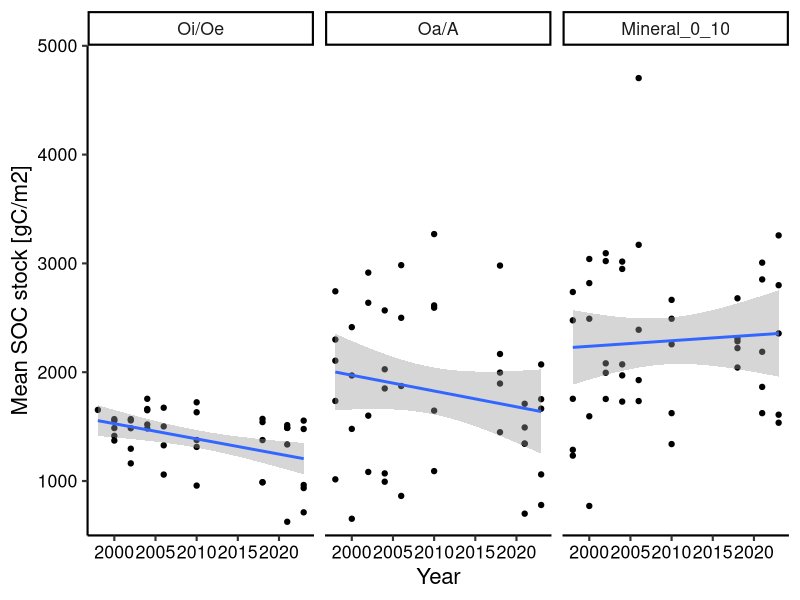
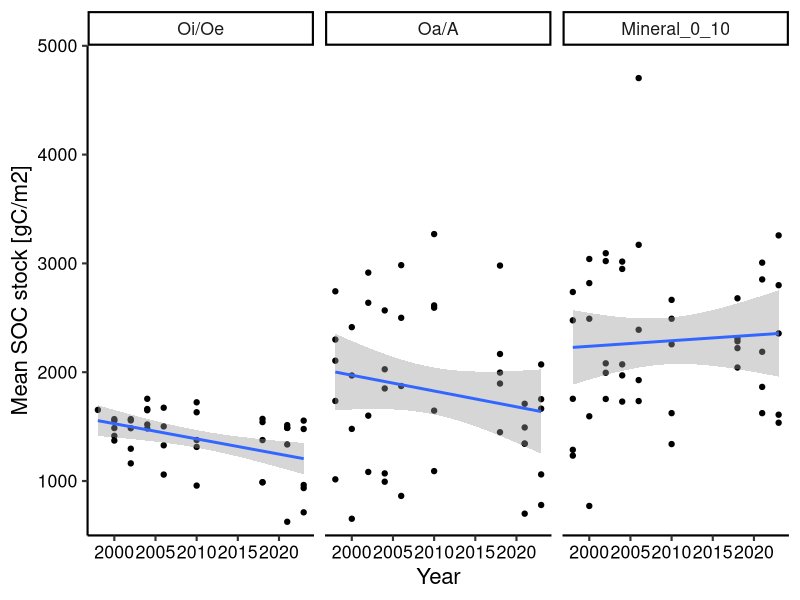

The R source for these figures, in order:
## Hubbard Brook archived soil samples project ##
## SOC stocks ##
## Sophie von Fromm ##
## 2024-11-15 ##

library(tidyverse)

HBEF_data <- read_csv("./Data/HBEF_data_all_2024-11-07.csv") 

head(HBEF_data)

HBEF_data$Horizon <- factor(HBEF_data$Horizon,
                            levels = c("Oi/Oe", "Oa/A", "Mineral_0_10"),
                            ordered = TRUE)

LitterData <- read_csv("./Data/LitterData_Driscoll.csv")

#fm * exp(lambda * (-obs_date_y + 1950)) - 1) * 1000
lambda <- 0.0001209681

litter_all <- LitterData %>% 
  filter(Watershed == 6) %>% 
  mutate(Delta14C = (F14C * exp(lambda * (-Year + 1950)) -1) * 1000) %>% 
  mutate(Elevation = case_when(
    Plot < 70 ~ "High",
    Plot > 152 ~ "Low",
    TRUE ~ "Mid"
  )) %>% 
  #add dummy variable for SOC stocks
  mutate(SOC_g_m2 = NA) %>% 
  #match Horizon names
  mutate(Horizon = case_when(
    Horizon == "Oie" ~ "Oi/Oe",
    Horizon == "Oa" ~ "Oa/A"
  )) 

# Summarize and merge data by horizon; remove roots for now
HBEF_all <- HBEF_data %>% 
  filter(Plot != "all fine roots") %>% 
  filter(Year != 2020) %>% 
  mutate(DataSource = "Groffman") %>% 
  mutate(SOC_g_m2 = (`Measured_%_C` * mean_BD_g_cm3 * mean_thick_cm) * 100) %>% 
  dplyr::select(Year, Horizon, Delta14C, SOC_g_m2, DataSource, Elevation) %>% 
  rbind(litter_all %>% 
          dplyr::select(Year, Horizon, Delta14C, SOC_g_m2, Elevation) %>% 
          mutate(DataSource = "Driscoll")) %>% 
  dplyr::select(Year:Delta14C, SOC_g_m2, DataSource, Elevation) %>% 
  mutate(Breakpoint = case_when(
    Year < 2015 ~ "pre-breakpoint",
    TRUE ~ "post-breakpoint"
  ))

#Groffman data only
HBEF_all %>% 
  filter(DataSource == "Groffman") %>% 
  ggplot(aes(x = Year, y = SOC_g_m2)) +
  geom_point() +
  theme_classic(base_size = 16) +
  theme(axis.text = element_text(color = "black")) +
  facet_wrap(~Horizon) +
  geom_smooth(method = "lm") +
  scale_y_continuous("Mean SOC stock [gC/m2]", expand = c(0,0),
                     limits = c(500,5000))
ggsave("./Output/HBEF_SOC_stocks_Groffman.jpeg")

#Calculate decline in SOC stocks in Oie
lm_oie_C <- lm(mean_SOC_g_m2 ~ Year,
               data = HBEF_all %>%
                 filter(DataSource == "Groffman") %>%
                 filter(Horizon == "Oi/Oe") %>%
                 # filter(Year >= 2015) %>% 
                 group_by(Year) %>%
                 summarise(mean_SOC_g_m2 = mean(SOC_g_m2)))
summary(lm_oie_C)

lm_oa_C <- lm(mean_SOC_g_m2 ~ Year,
               data = HBEF_all %>%
                 filter(DataSource == "Groffman") %>%
                 filter(Horizon == "Oa/A") %>%
                 group_by(Year) %>%
                 summarise(mean_SOC_g_m2 = mean(SOC_g_m2)))
summary(lm_oa_C)

lm_min_C <- lm(mean_SOC_g_m2 ~ Year,
              data = HBEF_all %>%
                filter(DataSource == "Groffman") %>%
                filter(Horizon == "Mineral_0_10") %>%
                group_by(Year) %>%
                summarise(mean_SOC_g_m2 = mean(SOC_g_m2)))
summary(lm_min_C)
